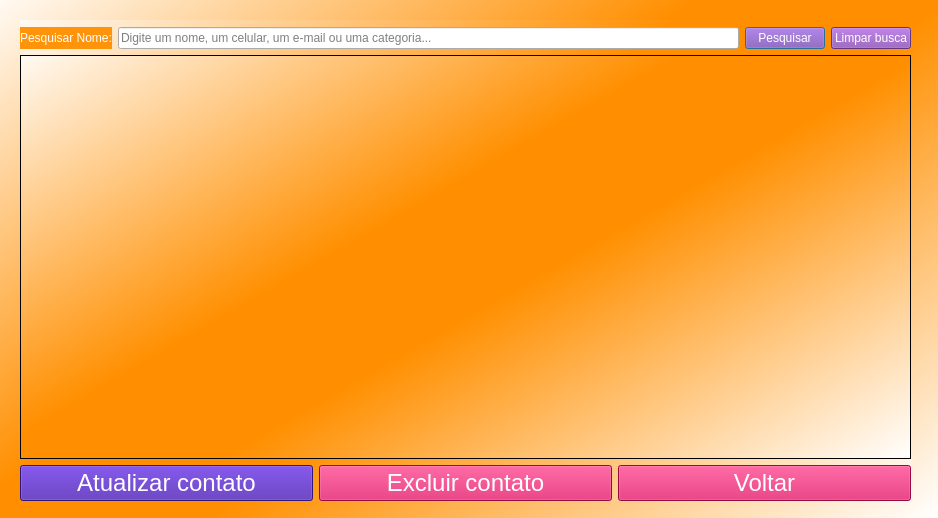
<?xml version="1.0" encoding="UTF-8"?>
<ui version="4.0">
 <class>pesquisar_na_agenda</class>
 <widget class="QDialog" name="pesquisar_na_agenda">
  <property name="geometry">
   <rect>
    <x>0</x>
    <y>0</y>
    <width>938</width>
    <height>518</height>
   </rect>
  </property>
  <property name="windowTitle">
   <string>Dialog</string>
  </property>
  <property name="styleSheet">
   <string notr="true">background-color: qlineargradient(spread:reflect, x1:0.437, y1:0.556818, x2:1, y2:1, stop:0.147727 rgba(255, 143, 0, 255), stop:1 rgba(255, 255, 255, 255));</string>
  </property>
  <widget class="QWidget" name="layoutWidget">
   <property name="geometry">
    <rect>
     <x>20</x>
     <y>20</y>
     <width>891</width>
     <height>481</height>
    </rect>
   </property>
   <layout class="QVBoxLayout" name="verticalLayout">
    <property name="topMargin">
     <number>7</number>
    </property>
    <item>
     <layout class="QHBoxLayout" name="horizontalLayout"/>
    </item>
    <item>
     <layout class="QHBoxLayout" name="horizontalLayout_3">
      <item>
       <widget class="QLabel" name="label">
        <property name="styleSheet">
         <string notr="true">background-color: #FF930A;
size: 20pt;
color: #FFFFFF;
font-family: 'Courier New';</string>
        </property>
        <property name="text">
         <string>Pesquisar Nome:</string>
        </property>
       </widget>
      </item>
      <item>
       <widget class="QLineEdit" name="barradepesquisa">
        <property name="styleSheet">
         <string notr="true">background-color: #FFF solid</string>
        </property>
        <property name="placeholderText">
         <string>Digite um nome, um celular, um e-mail ou uma categoria...</string>
        </property>
       </widget>
      </item>
      <item>
       <widget class="QPushButton" name="pesquisar">
        <property name="styleSheet">
         <string notr="true">background-color: #884ab2;
size: 17pt;
color: #FFFFFF;
font-family: 'Courier New';
box-shadow: inset 0px 4px 4px rgba(0, 0, 0, 0.25);
</string>
        </property>
        <property name="text">
         <string>Pesquisar</string>
        </property>
       </widget>
      </item>
      <item>
       <widget class="QPushButton" name="limparbusca">
        <property name="styleSheet">
         <string notr="true">background-color: #884ab2;
size: 17pt;
color: #FFFFFF;
font-family: 'Courier New';
box-shadow: inset 0px 4px 4px rgba(0, 0, 0, 0.25);
</string>
        </property>
        <property name="text">
         <string>Limpar busca</string>
        </property>
       </widget>
      </item>
     </layout>
    </item>
    <item>
     <widget class="QTableWidget" name="agendacontatos">
      <property name="styleSheet">
       <string notr="true"/>
      </property>
     </widget>
    </item>
    <item>
     <layout class="QHBoxLayout" name="horizontalLayout_2">
      <item>
       <widget class="QPushButton" name="atualizarcontato">
        <property name="styleSheet">
         <string notr="true">background: #471ca8;
box-shadow: inset 0px 4px 4px rgba(0, 0, 0, 0.25);
font-family: 'Courier New';
color: #FFF;
font-size: 18pt;</string>
        </property>
        <property name="text">
         <string>Atualizar contato</string>
        </property>
       </widget>
      </item>
      <item>
       <widget class="QPushButton" name="excluircontato">
        <property name="styleSheet">
         <string notr="true">background: #d1105a;
box-shadow: inset 0px 4px 4px rgba(0, 0, 0, 0.25);
font-family: 'Courier New';
color: #FFF;
font-size: 18pt;</string>
        </property>
        <property name="text">
         <string>Excluir contato</string>
        </property>
       </widget>
      </item>
      <item>
       <widget class="QPushButton" name="voltar">
        <property name="styleSheet">
         <string notr="true">background: #d1105a;
box-shadow: inset 0px 4px 4px rgba(0, 0, 0, 0.25);
font-family: 'Courier New';
color: #FFF;
font-size: 18pt;</string>
        </property>
        <property name="text">
         <string>Voltar</string>
        </property>
       </widget>
      </item>
     </layout>
    </item>
   </layout>
  </widget>
 </widget>
 <resources/>
 <connections/>
</ui>
